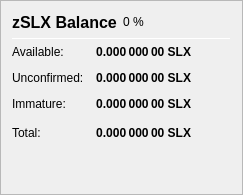
                   <widget class="QFrame" name="frame_ZerocoinBalances">
                    <property name="frameShape">
                     <enum>QFrame::StyledPanel</enum>
                    </property>
                    <property name="frameShadow">
                     <enum>QFrame::Raised</enum>
                    </property>
                    <layout class="QVBoxLayout" name="verticalLayout_7">
                     <item>
                      <layout class="QHBoxLayout" name="horizontalLayout_8" stretch="0,0,0">
                       <item>
                        <widget class="QLabel" name="label_5z_3">
                         <property name="minimumSize">
                          <size>
                           <width>0</width>
                           <height>20</height>
                          </size>
                         </property>
                         <property name="font">
                          <font>
                           <pointsize>12</pointsize>
                           <weight>75</weight>
                           <bold>true</bold>
                          </font>
                         </property>
                         <property name="text">
                          <string>zSLX Balance</string>
                         </property>
                        </widget>
                       </item>
                       <item>
                        <widget class="QLabel" name="labelzSLXPercent">
                         <property name="text">
                          <string notr="true">0 %</string>
                         </property>
                        </widget>
                       </item>
                       <item>
                        <spacer name="horizontalSpacer_11">
                         <property name="orientation">
                          <enum>Qt::Horizontal</enum>
                         </property>
                         <property name="sizeHint" stdset="0">
                          <size>
                           <width>40</width>
                           <height>20</height>
                          </size>
                         </property>
                        </spacer>
                       </item>
                      </layout>
                     </item>
                     <item>
                      <widget class="Line" name="line_ZerocoinBalance">
                       <property name="minimumSize">
                        <size>
                         <width>0</width>
                         <height>1</height>
                        </size>
                       </property>
                       <property name="maximumSize">
                        <size>
                         <width>16777215</width>
                         <height>1</height>
                        </size>
                       </property>
                       <property name="orientation">
                        <enum>Qt::Horizontal</enum>
                       </property>
                      </widget>
                     </item>
                     <item>
                      <layout class="QGridLayout" name="gridLayout_5">
                       <property name="spacing">
                        <number>12</number>
                       </property>
                       <item row="1" column="0">
                        <widget class="QLabel" name="labelzBalanceMatureText">
                         <property name="toolTip">
                          <string>Mature: more than 20 confirmation and more than 1 mint of the same denomination after it was minted.
These zSLX are spendable.</string>
                         </property>
                         <property name="text">
                          <string>Available:</string>
                         </property>
                        </widget>
                       </item>
                       <item row="1" column="1">
                        <widget class="QLabel" name="labelzBalanceMature">
                         <property name="font">
                          <font>
                           <weight>75</weight>
                           <bold>true</bold>
                          </font>
                         </property>
                         <property name="toolTip">
                          <string>Mature: more than 20 confirmation and more than 1 mint of the same denomination after it was minted.
These zSLX are spendable.</string>
                         </property>
                         <property name="text">
                          <string notr="true">0.000 000 00 SLX</string>
                         </property>
                         <property name="alignment">
                          <set>Qt::AlignRight|Qt::AlignTrailing|Qt::AlignVCenter</set>
                         </property>
                        </widget>
                       </item>
                       <item row="2" column="0">
                        <widget class="QLabel" name="labelzBalanceUnconfirmedText">
                         <property name="toolTip">
                          <string>Unconfirmed: less than 20 confirmations
Immature: confirmed, but less than 1 mint of the same denomination after it was minted</string>
                         </property>
                         <property name="text">
                          <string>Unconfirmed:</string>
                         </property>
                        </widget>
                       </item>
                       <item row="2" column="1">
                        <widget class="QLabel" name="labelzBalanceUnconfirmed">
                         <property name="font">
                          <font>
                           <weight>75</weight>
                           <bold>true</bold>
                          </font>
                         </property>
                         <property name="toolTip">
                          <string>Unconfirmed: less than 20 confirmations
Immature: confirmed, but less than 1 mint of the same denomination after it was minted</string>
                         </property>
                         <property name="text">
                          <string notr="true">0.000 000 00 SLX</string>
                         </property>
                         <property name="alignment">
                          <set>Qt::AlignRight|Qt::AlignTrailing|Qt::AlignVCenter</set>
                         </property>
                        </widget>
                       </item>
                       <item row="3" column="0">
                        <widget class="QLabel" name="labelzBalanceImmatureText">
                         <property name="toolTip">
                          <string>Unconfirmed: less than 20 confirmations
Immature: confirmed, but less than 1 mint of the same denomination after it was minted</string>
                         </property>
                         <property name="text">
                          <string>Immature:</string>
                         </property>
                        </widget>
                       </item>
                       <item row="3" column="1">
                        <widget class="QLabel" name="labelzBalanceImmature">
                         <property name="font">
                          <font>
                           <weight>75</weight>
                           <bold>true</bold>
                          </font>
                         </property>
                         <property name="toolTip">
                          <string>Unconfirmed: less than 20 confirmations
Immature: confirmed, but less than 1 mint of the same denomination after it was minted</string>
                         </property>
                         <property name="text">
                          <string notr="true">0.000 000 00 SLX</string>
                         </property>
                         <property name="alignment">
                          <set>Qt::AlignRight|Qt::AlignTrailing|Qt::AlignVCenter</set>
                         </property>
                        </widget>
                       </item>
                       <item row="4" column="0">
                        <widget class="QLabel" name="labelzBalanceText">
                         <property name="toolTip">
                          <string>Your current zSLX balance, unconfirmed and immature zSLX included.</string>
                         </property>
                         <property name="text">
                          <string>Total:</string>
                         </property>
                        </widget>
                       </item>
                       <item row="4" column="1">
                        <widget class="QLabel" name="labelzBalance">
                         <property name="font">
                          <font>
                           <weight>75</weight>
                           <bold>true</bold>
                          </font>
                         </property>
                         <property name="cursor">
                          <cursorShape>IBeamCursor</cursorShape>
                         </property>
                         <property name="toolTip">
                          <string>Your current zSLX balance, unconfirmed and immature zSLX included.</string>
                         </property>
                         <property name="text">
                          <string notr="true">0.000 000 00 SLX</string>
                         </property>
                         <property name="alignment">
                          <set>Qt::AlignRight|Qt::AlignTrailing|Qt::AlignVCenter</set>
                         </property>
                         <property name="textInteractionFlags">
                          <set>Qt::LinksAccessibleByMouse|Qt::TextSelectableByKeyboard|Qt::TextSelectableByMouse</set>
                         </property>
                        </widget>
                       </item>
                       <item row="4" column="2">
                        <spacer name="horizontalSpacer_4">
                         <property name="orientation">
                          <enum>Qt::Horizontal</enum>
                         </property>
                         <property name="sizeHint" stdset="0">
                          <size>
                           <width>40</width>
                           <height>20</height>
                          </size>
                         </property>
                        </spacer>
                       </item>
                      </layout>
                     </item>
                     <item>
                      <spacer name="verticalSpacer_4">
                       <property name="orientation">
                        <enum>Qt::Vertical</enum>
                       </property>
                       <property name="sizeHint" stdset="0">
                        <size>
                         <width>20</width>
                         <height>40</height>
                        </size>
                       </property>
                      </spacer>
                     </item>
                    </layout>
                   </widget>
